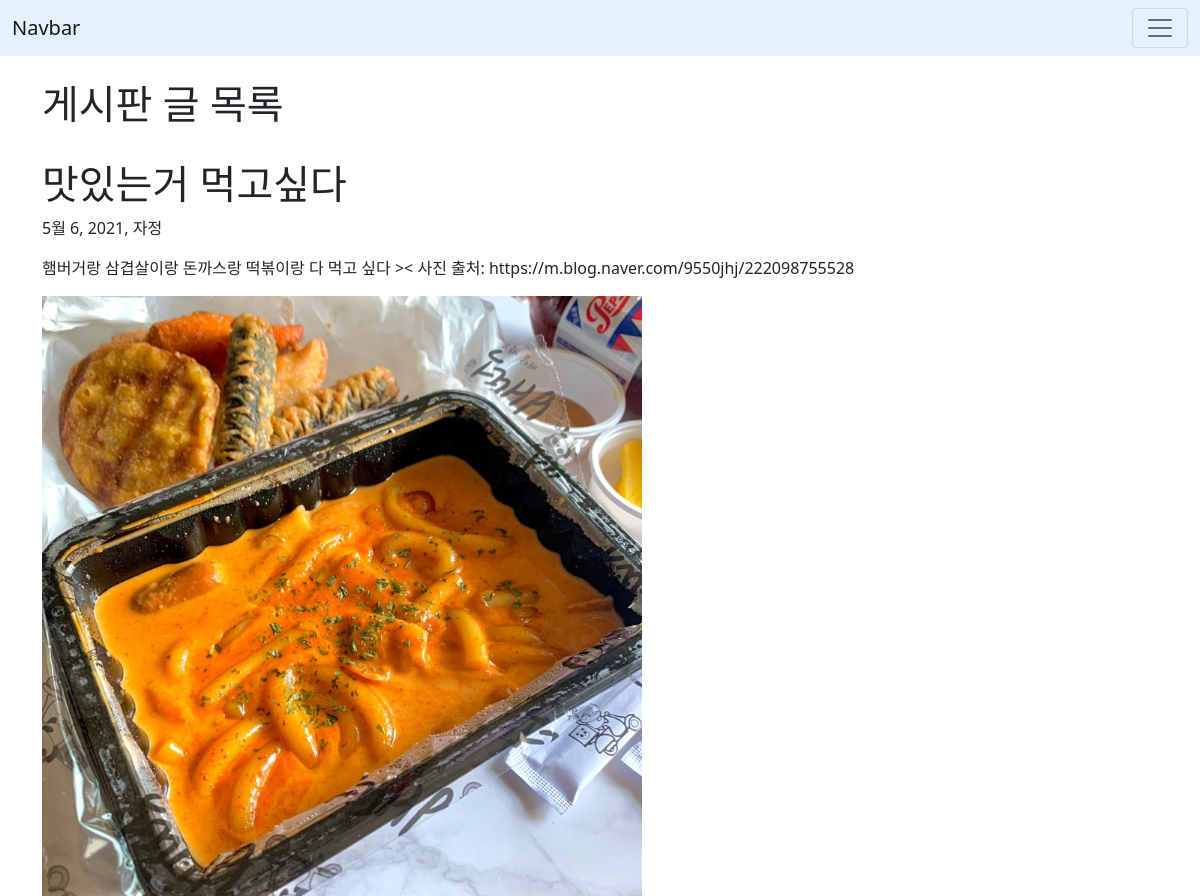
Page /blog/2 on the committed database.
### blog/models.py (models this page shows, shortened)
class Blog(models.Model):
    title = models.CharField(max_length=200)
    writer = models.CharField(max_length=100)
    pub_date = models.DateTimeField()
    body = models.TextField()
    mainphoto = models.ImageField(blank=True, null=True)

### blog/views.py (the view)
# urls.py: path('blog/<int:blog_id>',blog.views.detail, name="detail"),
def detail(request, blog_id):
    details = get_object_or_404(Blog, pk = blog_id)
    return render(request, 'detail.html',{'details': details})

### blog/templates/detail.html (shortened to what this page needs)
<!DOCTYPE html>
<html lang="en">
  <head>
    <link
      href="https://cdn.jsdelivr.net/npm/bootstrap@5.0.0-beta3/dist/css/bootstrap.min.css"
      rel="stylesheet"
    />
  </head>
  <body>
    <nav class="navbar navbar-light" style="background-color: #e3f2fd">
      <div class="container-fluid">
        <a class="navbar-brand" href="#">Navbar</a>
        <button
          class="navbar-toggler"
          type="button"
          data-bs-toggle="collapse"
          data-bs-target="#navbarSupportedContent"
          aria-controls="navbarSupportedContent"
          aria-expanded="false"
          aria-label="Toggle navigation"
        >
          <span class="navbar-toggler-icon"></span>
        </button>
      </div>
    </nav>
    <div class="container">
      <br />
      <h1>게시판 글 목록</h1>
      <br />
      <h1>{{details.title}}</h1>
      <p>{{details.pub_date}}</p>
      <p>{{details.body}}</p>
      {% if details.mainphoto %}
      <img src="{{ details.mainphoto.url }}" alt="" height="600" />
      <br />
      {% endif %}
    </div>
  </body>
</html>

### rows in the picture
Blog: title "맛있는거 먹고싶다", pub_date "5월 6, 2021, 자정", body "햄버거랑 삼겹살이랑 돈까스랑 떡볶이랑 다 먹고 싶다 >< 사진 출처: https://m.blog.naver.com/9550jhj/222098755528", mainphoto (picture)
